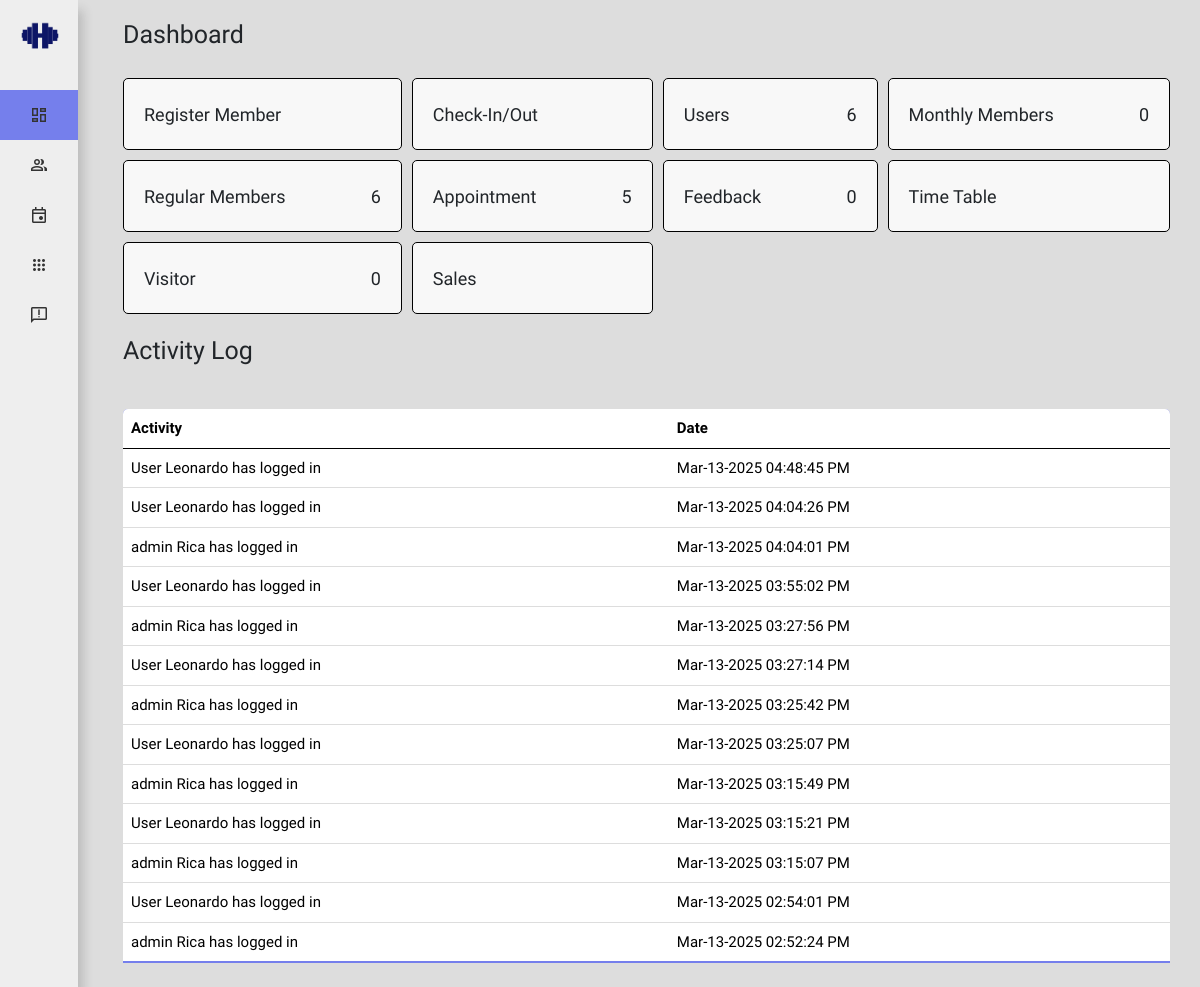
Page /a/admin-index.php (signed in) on the committed database.
### tables this page shows
CREATE TABLE `history` (
  `id` int(255) NOT NULL,
  `activity` varchar(255) NOT NULL,
  `date` varchar(30) NOT NULL
);

### a/admin-index.php (the view, shortened to what this page needs)
<?php
include "db.php";
?>
<!DOCTYPE html>
<html lang="en">
<head>
    <link href="assets/css/style.css" rel="stylesheet">
    <link href="assets/css/sidebar.css" rel="stylesheet">
    <link href="https://cdn.jsdelivr.net/npm/bootstrap@5.0.2/dist/css/bootstrap.min.css" rel="stylesheet"
>
    <link href="../bootstrap-5.0.2-dist/css/bootstrap.min.css" rel="stylesheet">
    <link rel="stylesheet" href="https://cdn.jsdelivr.net/npm/@docsearch/css@3">
</head>
<body>
    <div class="sidebar close moulpali-regular">
        <div class="logo-details">
            <img src="../assets/img/304946364_478615410946035_5163354841655361639_n1.png">
        </div>
        <ul class="nav-links">
            <li class="active">
                <a href="admin-index.php">
                    <i class="material-symbols-outlined">dashboard</i>
                </a>
            </li>
            <li>
                <div class="iocn-link">
                    <a href="#">
                        <i class="material-symbols-outlined">people</i>
                    </a>
                </div>
            </li>
            <li>
                <a href="admin-appointment.php">
                    <i class="material-symbols-outlined">insert_invitation</i>
                </a>
            </li>
            <li>
                <a href="admin-timetable.php">
                    <i class="material-symbols-outlined">apps</i>
                </a>
            </li>
            <li>
                <a href="admin-feedback.php">
                    <i class="material-symbols-outlined">feedback</i>
                </a>
            </li>
            <li>
      <div class="profile-details">
      </div>
    </li>
        </ul>
    </div>
    <section class="home-section moulpali-regular">
        <div class="header moul-regular">Dashboard</div>
        <div class="container-dashboard">
            <div>
                <div class="grid-container">
                    <div type="button" data-bs-toggle="modal" data-bs-target="#RegisterCS" style="cursor: pointer;">
                        <div class="float-left">
                            <div>
                                <span class="numCount">Register Member</span>
                            </div>
                        </div>
                    </div>
                    <div data-bs-toggle="modal" data-bs-target="#CheckIn/Out" style="cursor: pointer;">
                        <div class="float-left">
                            <div>
                                <span class="numCount">Check-In/Out</span>
                            </div>
                        </div>
                    </div>
                    <div onclick="location.href='admin-member-user.php';" style="cursor: pointer;">
                        <div class="float-left">
                            <div>
                                <span class="numCount">Users</span>
                            </div>
                        </div>
                        <div class="float-right">
                            <?php
                            $sql = "SELECT count(id) As total from user";
                            $result = mysqli_query($conn, $sql);
                            $value = mysqli_fetch_assoc($result);
                            $num_rows = $value['total'];
                            ?>
                            <span class="numCount"><?php echo $num_rows; ?></span>
                        </div>
                    </div>
                    <div onclick="location.href='admin-member-monthly.php';" style="cursor: pointer;">
                        <div class="float-left">
                            <div>
                                <span class="numCount">Monthly Members</span>
                            </div>
                        </div>
                        <div class="float-right">
                            <?php
                            $sql = "SELECT count(id) As total from user WHERE plan_type = 'Monthly'";
                            $result = mysqli_query($conn, $sql);
                            $value = mysqli_fetch_assoc($result);
                            $num_rows = $value['total']
                                ?>
                            <span class="numCount"><?php echo $num_rows; ?></span>
                        </div>
                    </div>
                    <div onclick="location.href='admin-member-regular.php';" style="cursor: pointer;">
                        <div class="float-left">
                            <div>
                                <span class="numCount">Regular Members</span>
                            </div>
                        </div>
                        <div class="float-right">
                            <?php
                            $sql = "SELECT count(id) As total from user WHERE plan_type = 'Regular'";
                            $result = mysqli_query($conn, $sql);
                            $value = mysqli_fetch_assoc($result);
                            $num_rows = $value['total']
                                ?>
                            <span class="numCount"><?php echo $num_rows; ?></span>
                        </div>
                    </div>
                    <div onclick="location.href='admin-appointment.php';" style="cursor: pointer;">
                        <div class="float-left">
                            <div>
                                <span class="numCount">Appointment</span>
                            </div>
                        </div>
                        <div class="float-right">
                            <?php
                            $sql = "SELECT count(id) As total from appointment";
                            $result = mysqli_query($conn, $sql);
                            $value = mysqli_fetch_assoc($result);
                            $num_rows = $value['total']
                                ?>
                            <span class="numCount"><?php echo $num_rows; ?></span>
                        </div>
                    </div>
                    <div onclick="location.href='admin-feedback.php';" style="cursor: pointer;">
                        <div class="float-left">
                            <div>
                                <span class="numCount">Feedback</span>
                            </div>
                        </div>
                        <div class="float-right">
                            <?php
                            $sql = "SELECT count(id) As total from feedback";
                            $result = mysqli_query($conn, $sql);
                            $value = mysqli_fetch_assoc($result);
                            $num_rows = $value['total']
                                ?>
                            <span class="numCount"><?php echo $num_rows; ?></span>
                        </div>
                    </div>
                    <div onclick="location.href='admin-timetable.php';" style="cursor: pointer;">
                        <div class="float-left">
                            <div>
                                <span class="numCount">Time Table</span>
                            </div>
                        </div>
                    </div>
                    <div onclick="location.href='admin-visitor.php';" style="cursor: pointer;">
                        <div class="float-left">
                            <div>
                                <span class="numCount">Visitor</span>
                            </div>
                        </div>
                        <div class="float-right">
                            <?php
                            $date = date("M-d-Y");
                            $sql = "SELECT  count(id) As total from visitor WHERE date = '$date'";
                            $result = mysqli_query($conn, $sql);
                            $value = mysqli_fetch_assoc($result);
                            $num_rows = $value['total']
                                ?>
                            <span class="numCount"><?php echo $num_rows; ?></span>
                        </div>
                    </div>
                    <div style="cursor: pointer;">
                        <div class="float-left">
                            <div>
                                <span class="numCount">Sales</span>
                            </div>
                        </div>
                    </div>
                </div>
            </div>
        </div>
        <div class="main-top">
            <div class="header moul-regular">Activity Log</div>
        </div>
        <section class="historyLog">
            <table class="table">
                <thead>
                    <thead>
                        <tr>
                            <th>Activity</th>
                            <th>Date</th>
                        </tr>
                    </thead>
                <tbody>
                    <?php
                    $ret = mysqli_query($conn, "SELECT * from history ORDER BY id DESC");
                    while ($row = mysqli_fetch_array($ret)) {
                        ?>
                        <tr>
                            <td data-label="name"><?php echo $row['activity']; ?></td>
                            <td data-label="contact"><?php echo $row['date']; ?></td>
                        </tr>
                        <?php
                    } ?>
                </tbody>
            </table>
        </section>
    </section>
</body>
</html>

### a/assets/css/style.css (style rules this page uses)
.moul-regular { font-family: "Moul", serif; font-weight: 400; font-style: normal; }
.moulpali-regular { font-family: "Moulpali", serif; font-weight: 400; font-style: normal; }
.main-top { display: flex; width: 100%; }
.container-dashboard { max-width: 100%; width: 100%; padding: 0 20px; }
.header { font-size: 25px; font-weight: 500; color: var(--text-color); padding: 8px 0px 8px 30px; }
.historyLog { padding:0 30px; }
.table { border-collapse: collapse; margin: 25px 0; font-size: 15px; min-width: 100%; overflow: hidden; border-radius: 5px 5px 0 0; }
table thead tr { color: #fff; background: #757fec; text-align: left; font-weight: bold; }
.table th, .table td { padding: 12px 15px; }
.table tbody tr { border-bottom: 1px solid #ddd; }
.table tbody tr:nth-of-type(odd) { background: #f3f3f3; }
.table tbody tr:last-of-type { border-bottom: 2px solid #757fec; }
.grid-container { display: grid; grid-template-columns: auto auto auto auto; gap: 10px; padding: 10px; }
.grid-container>div { background-color: rgba(255, 255, 255, 0.8); border: 1px solid black; text-align: center; font-size: 20px; padding: 20px; border-radius: 5px; width: 100%; }
.float-left { float: left; }
.float-right { float: right; margin: auto; align-items: center; }
.numCount { font-size: 1.5vw; }
.header { height: 60px; }

### a/assets/css/sidebar.css (style rules this page uses)
body { background: #ddd !important; }
img { width: 50px; height: 50px;margin: 15px 10px 0 15px; }
.sidebar { position: fixed; top: 0; left: 0; height: 100%; width: 260px; background: #eee; z-index: 100; transition: all 0.5s ease; box-shadow: 5px 10px 10px rgba(48, 48, 48, 0.2); }
.sidebar .logo-details { height: 60px; width: 100%; display: flex; align-items: center; }
.sidebar .nav-links { height: 100%; padding: 30px 0 150px 0; overflow: auto; }
.sidebar .nav-links li { position: relative; list-style: none; transition: all 0.4s ease; }
.sidebar .nav-links li.active { background: #757fec; }
.sidebar .nav-links li .iocn-link { display: flex; align-items: center; justify-content: space-between; }
.sidebar .nav-links li i { height: 50px; min-width: 78px; text-align: center; line-height: 50px; color: #333; font-size: 20px; cursor: pointer; transition: all 0.3s ease; }
.sidebar .nav-links li a { display: flex; align-items: center; text-decoration: none; }
.sidebar .profile-details { position: fixed; bottom: 0; width: 260px; display: flex; align-items: center; justify-content: space-between; background: #757fec; padding: 12px 0; transition: all 0.5s ease; }
.home-section { position: relative; left: 260px; width: calc(100% - 260px); transition: all 0.5s ease; font-weight: 500; color: var(--text-color); padding: 8px 0px 8px 15px; }
@media (max-width: 1275px) { .sidebar.close { width: 78px; } }
@media (max-width: 1275px) { .sidebar.close .nav-links { overflow: visible; } }
@media (max-width: 1275px) { .sidebar.close .nav-links li .iocn-link { display: block } }
@media (max-width: 1275px) { .sidebar.close .profile-details { background: none; } }
@media (max-width: 1275px) { .sidebar.close .profile-details { width: 78px; } }
@media (max-width: 1275px) { .sidebar.close ~ .home-section { left: 78px; width: calc(100% - 78px); } }

### rows in the picture
history: activity "User Leonardo has logged in", date "Mar-13-2025 04:48:45 PM"
history: activity "User Leonardo has logged in", date "Mar-13-2025 04:04:26 PM"
history: activity "admin Rica has logged in", date "Mar-13-2025 04:04:01 PM"
history: activity "User Leonardo has logged in", date "Mar-13-2025 03:55:02 PM"
history: activity "admin Rica has logged in", date "Mar-13-2025 03:27:56 PM"
history: activity "User Leonardo has logged in", date "Mar-13-2025 03:27:14 PM"
history: activity "admin Rica has logged in", date "Mar-13-2025 03:25:42 PM"
history: activity "User Leonardo has logged in", date "Mar-13-2025 03:25:07 PM"
history: activity "admin Rica has logged in", date "Mar-13-2025 03:15:49 PM"
history: activity "User Leonardo has logged in", date "Mar-13-2025 03:15:21 PM"
history: activity "admin Rica has logged in", date "Mar-13-2025 03:15:07 PM"
history: activity "User Leonardo has logged in", date "Mar-13-2025 02:54:01 PM"
history: activity "admin Rica has logged in", date "Mar-13-2025 02:52:24 PM"

### other values in the picture
$num_rows "6"
$num_rows "0"
$num_rows "5"
